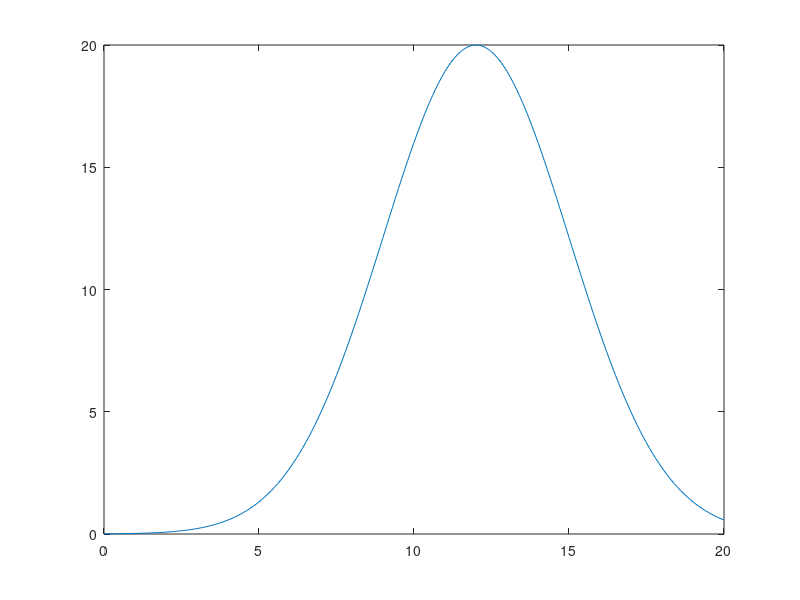

Recreate this plot in MATLAB.


x=0:.1:20; %start number, increments, end number...
y1=20*gaussmf(x,[3 12]); % Amplitude*gaussmf(x,[one sigma aka width , centered number aka location)
plot(x,y1)

